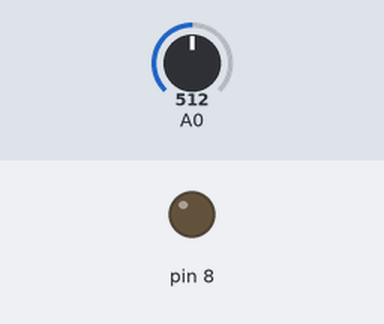
The sketch below on a simulated Arduino Uno, built with avr-gcc and run on an emulated ATmega328P. On the bench: output pins drawn as LEDs (lit = HIGH). The inputs (shaded band) are chosen by the test bench; at power-on: A0 = 512.

Above: at 1.2 s.
1.3 s: A0 set to 531
At 1.9 s:
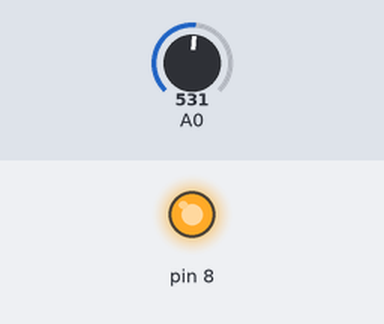
2.8 s: A0 set to 511
At 3.1 s:
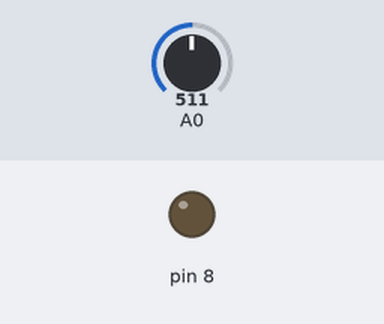
4.3 s: A0 set to 716
At 5.4 s:
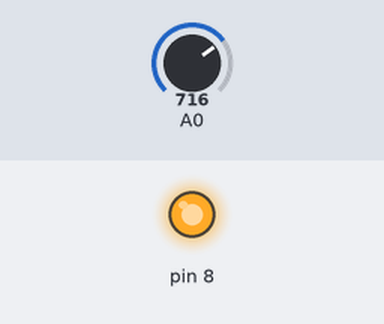
Timing chart, 0 to 7.3 s (numbered marks = the images above; inputs shaded):
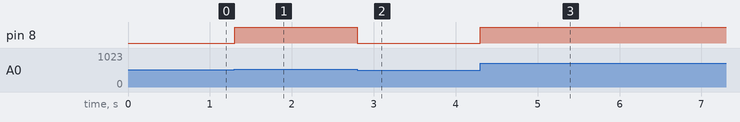

Measured:
- the behaviour switches between 514 and 515 on A0 (found by bisection; images 0 and 1)
- after the input at 1.3 s, pin 8: LOW → HIGH at once
- after the input at 2.8 s, pin 8: HIGH → LOW at once
- after the input at 4.3 s, pin 8: LOW → HIGH at once

The sketch:

Potenriometer.ino
```cpp
void setup() {
  // put your setup code here, to run once:

}

void loop() {
  int val = analogRead(A0);
  analogWrite(8, map(val, 0, 1024, 0, 255));
}
```
